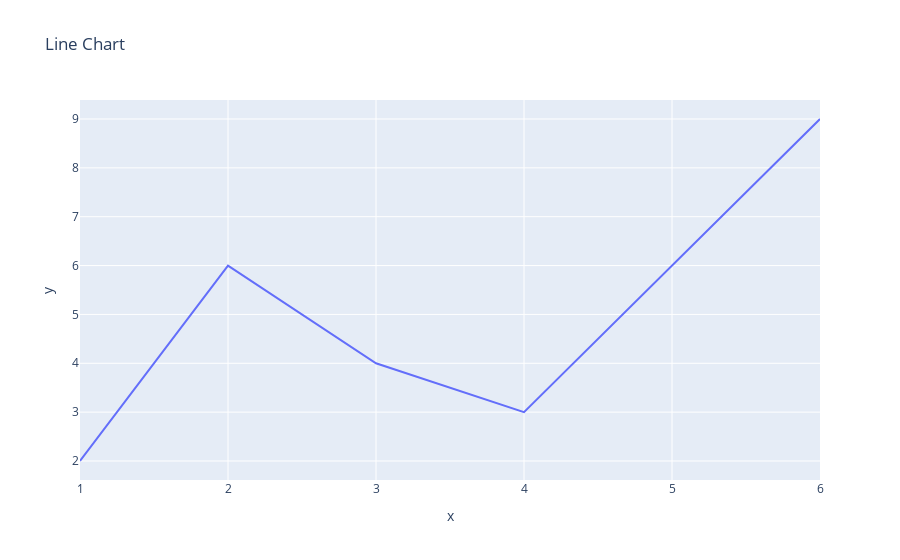

Write notebook code for a chart like this one.
### Code cell
# Hello world
import plotly.express as px
import mystyle
import pandas as pd

x = [1, 2, 3, 4, 6]
y = [2, 6, 4, 3, 9]
y2 = [2, 6, 4, 3, 9]

fig = px.line(x=x, y=y, title="Line Chart")

# Restrict zooming to only on x axis
fig.update_layout(
    yaxis=dict(fixedrange=True)
)


#print(fig)
fig.show()

### Figure 1 — Plotly figure (JSON) as saved in the notebook; plotly's stock layout.template omitted (floating-point values rounded to 4 significant figures)
{"data": [{"hovertemplate": "x=%{x}<br>y=%{y}<extra></extra>", "legendgroup": "", "line": {"color": "#636efa", "dash": "solid"}, "marker": {"symbol": "circle"}, "mode": "lines", "name": "", "orientation": "v", "showlegend": false, "type": "scatter", "x": [1, 2, 3, 4, 6], "xaxis": "x", "y": [2, 6, 4, 3, 9], "yaxis": "y"}], "layout": {"legend": {"tracegroupgap": 0}, "title": {"text": "Line Chart"}, "xaxis": {"anchor": "y", "domain": [0, 1], "title": {"text": "x"}}, "yaxis": {"anchor": "x", "domain": [0, 1], "fixedrange": true, "title": {"text": "y"}}}}
